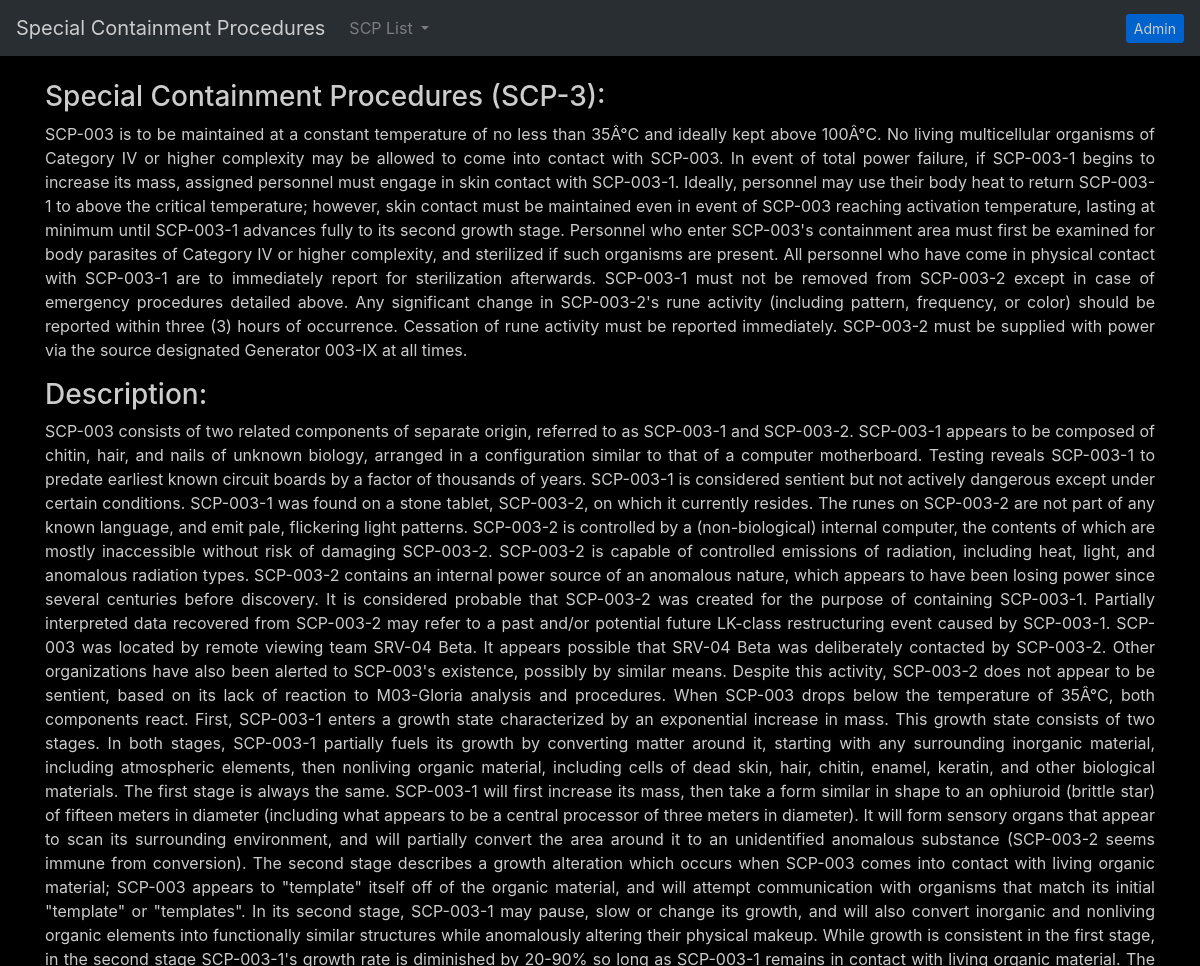
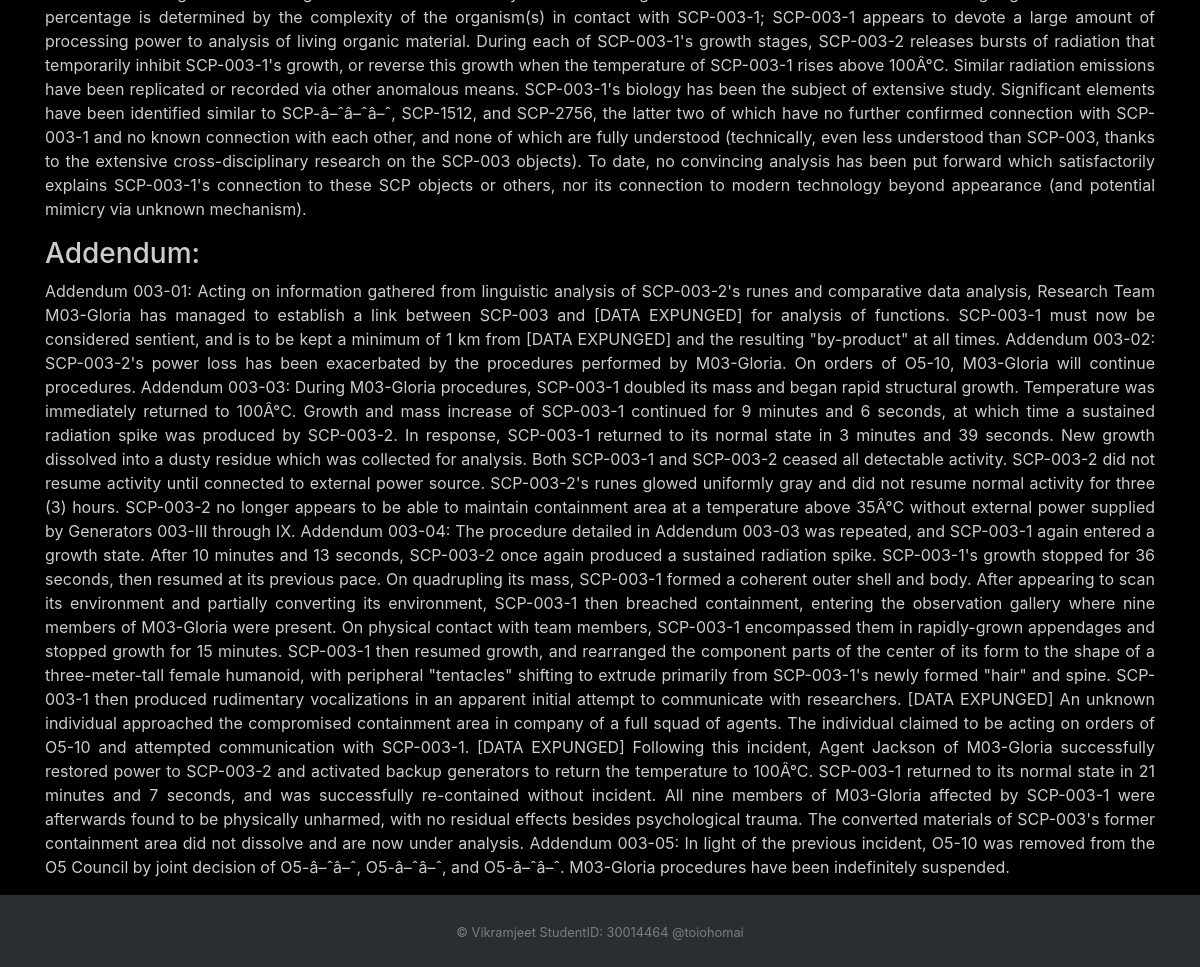
The page /index.php?SCP_ID=3 on the database its author committed (2 pictures, top to bottom).
### tables this page shows
CREATE TABLE `SCP_LIST` (
  `id` int(3) NOT NULL,
  `SCP_ID` int(3) NOT NULL,
  `Special_Containment_Procedure` text NOT NULL,
  `Description` text NOT NULL,
  `Reference` text NOT NULL,
  `Addendum` text NOT NULL,
  `Chronological_History` text NOT NULL,
  `Space_Time_Anomalies` text NOT NULL,
  `Additional_Notes` text NOT NULL
);

### index.php (the view, shortened to what this page needs)
<!doctype html>
<html lang="en">
  <head>
    <link rel="stylesheet" href="https://stackpath.bootstrapcdn.com/bootstrap/4.4.1/css/bootstrap.min.css">
  </head>
  <body class="bg-custom">
    <nav class="navbar navbar-expand-lg navbar-dark bg-dark">
      <a class="navbar-brand" href="index.php">Special Containment Procedures</a>
      <div class="collapse navbar-collapse" id="navbarSupportedContent">
        <ul class="navbar-nav mr-auto">
          <li class="nav-item dropdown">
            <a class="nav-link dropdown-toggle" href="#" id="navbarDropdown" role="button" data-toggle="dropdown" aria-haspopup="true" aria-expanded="false">
              SCP List
            </a>
          </li>
        </ul>
         <a class="btn-sm btn-primary" href="crud.php" role="button">Admin</a>
      </div>
    </nav>
    <div class="container">
      <div ><img id="SCPimage" src="" class="img-fluid animated bounce rounded mx-auto d-block" alt="Responsive image"></div>
       <?php
        require 'db.php';
        $url = (isset($_SERVER['HTTPS']) && $_SERVER['HTTPS'] === 'on' ? "https" : "http") . "://$_SERVER[HTTP_HOST]$_SERVER[REQUEST_URI]";
        $url_components = parse_url($url);
        parse_str($url_components['query'], $params);
        $SCP_ID = $params['SCP_ID'];
        $result = mysqli_query($mysqli,"SELECT * FROM SCP_LIST WHERE SCP_ID=$SCP_ID");
        if (mysqli_num_rows($result) > 0) {
          $row = mysqli_fetch_array($result);
          if($row["Special_Containment_Procedure"]){
          echo '<h3 >Special Containment Procedures (SCP-',$SCP_ID,'):</h3>';
          echo '<p class="text-justify" >';
          echo $row["Special_Containment_Procedure"];
          echo '</p>';
          }
          if($row["Description"]){
          echo '<h3>Description:</h3>';
          echo '<p class="text-justify" >';
          echo $row["Description"];
          echo '</p>';
          }
          if($row["Addendum"]){
            echo '<h3>Addendum:</h3>';
            echo '<p class="text-justify" >';
            echo $row["Addendum"];
            echo '</p>';
          }
        }
        ?>
        </div>
    <footer id="sticky-footer" class="py-4 bg-dark text-white-50">
    <div class="container text-center">
      <small> &copy; Vikramjeet StudentID: 30014464 @toiohomai</small>
    </div>
  </footer>
  </body>
</html>

### index.php (style rules this page uses)
.bg-custom { background-color: black; opacity: 80%; color: white; }

### rows shown on the page
scp_list: Special_Containment_Procedure "SCP-003 is to be maintained at a constant temperature of no less than 35Â°C and ideally kept above 100Â°C. No living multicellular organisms of Category IV or higher complexity may be allowed to come into contact with SCP-003. In event of total power failure, if SCP-003-1 begins to increase its mass, assigned personnel must engage in skin contact with SCP-003-1. Ideally, personnel may use their body heat to return SCP-003-1 to above the critical temperature; however, skin contact must be maintained even in event of SCP-003 reaching activation temperature, lasting at minimum until SCP-003-1 advances fully to its second growth stage. Personnel who enter SCP-003's containment area must first…", Description "SCP-003 consists of two related components of separate origin, referred to as SCP-003-1 and SCP-003-2. SCP-003-1 appears to be composed of chitin, hair, and nails of unknown biology, arranged in a configuration similar to that of a computer motherboard. Testing reveals SCP-003-1 to predate earliest known circuit boards by a factor of thousands of years. SCP-003-1 is considered sentient but not actively dangerous except under certain conditions. SCP-003-1 was found on a stone tablet, SCP-003-2, on which it currently resides. The runes on SCP-003-2 are not part of any known language, and emit pale, flickering light patterns. SCP-003-2 is controlled by a (non-biological) internal computer, the…", Addendum "Addendum 003-01: Acting on information gathered from linguistic analysis of SCP-003-2's runes and comparative data analysis, Research Team M03-Gloria has managed to establish a link between SCP-003 and [DATA EXPUNGED] for analysis of functions. SCP-003-1 must now be considered sentient, and is to be kept a minimum of 1 km from [DATA EXPUNGED] and the resulting \"by-product\" at all times. Addendum 003-02: SCP-003-2's power loss has been exacerbated by the procedures performed by M03-Gloria. On orders of O5-10, M03-Gloria will continue procedures. Addendum 003-03: During M03-Gloria procedures, SCP-003-1 doubled its mass and began rapid structural growth. Temperature was immediately returned to…"

### other values the page prints
$SCP_ID "3"
